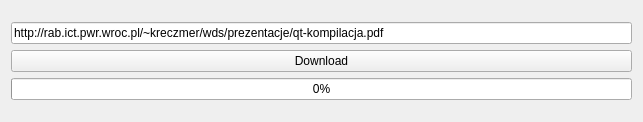
<?xml version="1.0" encoding="UTF-8"?>
<ui version="4.0">
 <class>MainWindow</class>
 <widget class="QMainWindow" name="MainWindow">
  <property name="geometry">
   <rect>
    <x>0</x>
    <y>0</y>
    <width>643</width>
    <height>122</height>
   </rect>
  </property>
  <property name="windowTitle">
   <string>Downloader</string>
  </property>
  <widget class="QWidget" name="centralWidget">
   <layout class="QGridLayout" name="gridLayout">
    <item row="0" column="0">
     <layout class="QGridLayout" name="gridLayout_2">
      <property name="sizeConstraint">
       <enum>QLayout::SetMaximumSize</enum>
      </property>
      <item row="0" column="0">
       <widget class="QLineEdit" name="urlEdit">
        <property name="text">
         <string>http://rab.ict.pwr.wroc.pl/~kreczmer/wds/prezentacje/qt-kompilacja.pdf</string>
        </property>
       </widget>
      </item>
      <item row="1" column="0">
       <widget class="QPushButton" name="downloadButton">
        <property name="text">
         <string>Download</string>
        </property>
       </widget>
      </item>
      <item row="2" column="0">
       <widget class="QProgressBar" name="progressBar">
        <property name="value">
         <number>0</number>
        </property>
        <property name="textVisible">
         <bool>true</bool>
        </property>
        <property name="orientation">
         <enum>Qt::Horizontal</enum>
        </property>
        <property name="invertedAppearance">
         <bool>false</bool>
        </property>
       </widget>
      </item>
     </layout>
    </item>
   </layout>
  </widget>
 </widget>
 <layoutdefault spacing="6" margin="11"/>
 <resources/>
 <connections/>
</ui>
